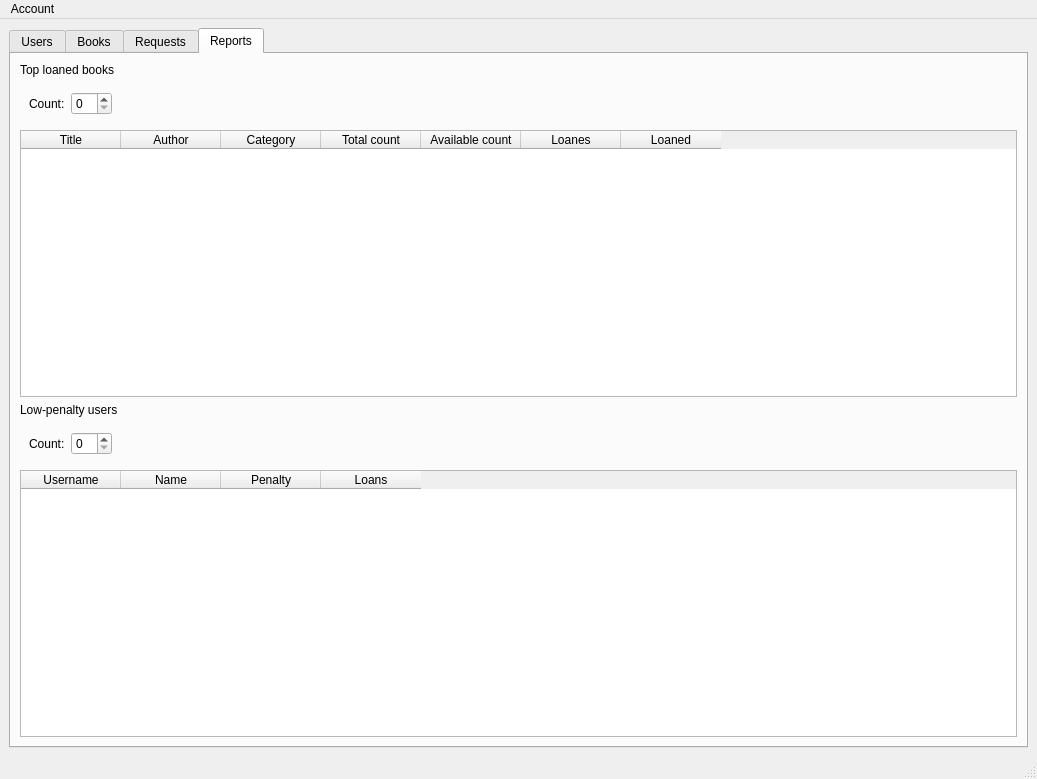
<?xml version="1.0" encoding="UTF-8"?>
<ui version="4.0">
 <class>MainWindow</class>
 <widget class="QMainWindow" name="MainWindow">
  <property name="enabled">
   <bool>true</bool>
  </property>
  <property name="geometry">
   <rect>
    <x>0</x>
    <y>0</y>
    <width>1037</width>
    <height>779</height>
   </rect>
  </property>
  <property name="windowTitle">
   <string>BookFlow</string>
  </property>
  <widget class="QWidget" name="centralwidget">
   <layout class="QHBoxLayout" name="horizontalLayout">
    <item>
     <widget class="QTabWidget" name="tabWidget">
      <property name="currentIndex">
       <number>3</number>
      </property>
      <widget class="QWidget" name="tabUsers">
       <attribute name="title">
        <string>Users</string>
       </attribute>
       <layout class="QHBoxLayout" name="horizontalLayout_2">
        <item>
         <widget class="QWidget" name="widget" native="true">
          <layout class="QVBoxLayout" name="verticalLayout">
           <item>
            <layout class="QFormLayout" name="formLayout">
             <item row="0" column="0">
              <widget class="QLabel" name="label">
               <property name="text">
                <string>Username:</string>
               </property>
              </widget>
             </item>
             <item row="0" column="1">
              <widget class="QLineEdit" name="lineEditUsername"/>
             </item>
             <item row="1" column="0">
              <widget class="QLabel" name="label_2">
               <property name="text">
                <string>Password:</string>
               </property>
              </widget>
             </item>
             <item row="1" column="1">
              <widget class="QLineEdit" name="lineEditPassword">
               <property name="echoMode">
                <enum>QLineEdit::EchoMode::Password</enum>
               </property>
              </widget>
             </item>
             <item row="2" column="0">
              <widget class="QLabel" name="label_3">
               <property name="text">
                <string>Full Name:</string>
               </property>
              </widget>
             </item>
             <item row="2" column="1">
              <widget class="QLineEdit" name="lineEditName"/>
             </item>
             <item row="3" column="0">
              <widget class="QLabel" name="label_4">
               <property name="text">
                <string>Role:</string>
               </property>
              </widget>
             </item>
             <item row="3" column="1">
              <widget class="QComboBox" name="comboBoxRole">
               <item>
                <property name="text">
                 <string>Admin</string>
                </property>
               </item>
               <item>
                <property name="text">
                 <string>Librarian</string>
                </property>
               </item>
               <item>
                <property name="text">
                 <string>User</string>
                </property>
               </item>
              </widget>
             </item>
            </layout>
           </item>
           <item>
            <spacer name="verticalSpacer_2">
             <property name="orientation">
              <enum>Qt::Orientation::Vertical</enum>
             </property>
             <property name="sizeHint" stdset="0">
              <size>
               <width>20</width>
               <height>40</height>
              </size>
             </property>
            </spacer>
           </item>
           <item>
            <widget class="QWidget" name="widget_2" native="true">
             <layout class="QHBoxLayout" name="horizontalLayout_3">
              <item>
               <widget class="QPushButton" name="pushButtonAdduser">
                <property name="text">
                 <string>Add User</string>
                </property>
               </widget>
              </item>
              <item>
               <widget class="QPushButton" name="pushButtonDelete">
                <property name="text">
                 <string>Delete selected</string>
                </property>
               </widget>
              </item>
              <item>
               <widget class="QPushButton" name="pushButtonEnable">
                <property name="text">
                 <string>Enable selected</string>
                </property>
               </widget>
              </item>
              <item>
               <widget class="QPushButton" name="pushButtonDisable">
                <property name="text">
                 <string>Disable selected</string>
                </property>
               </widget>
              </item>
              <item>
               <widget class="QPushButton" name="pushButtonRefresh">
                <property name="text">
                 <string>Refresh</string>
                </property>
               </widget>
              </item>
             </layout>
            </widget>
           </item>
          </layout>
         </widget>
        </item>
        <item>
         <widget class="QTableWidget" name="tableWidgetUsers">
          <column>
           <property name="text">
            <string>Username</string>
           </property>
          </column>
          <column>
           <property name="text">
            <string>Name</string>
           </property>
          </column>
          <column>
           <property name="text">
            <string>Role</string>
           </property>
          </column>
          <column>
           <property name="text">
            <string>Status</string>
           </property>
          </column>
          <column>
           <property name="text">
            <string>Penalty</string>
           </property>
          </column>
          <column>
           <property name="text">
            <string>Loans</string>
           </property>
          </column>
         </widget>
        </item>
       </layout>
      </widget>
      <widget class="QWidget" name="tabBooks">
       <attribute name="title">
        <string>Books</string>
       </attribute>
       <layout class="QHBoxLayout" name="horizontalLayout_6">
        <item>
         <widget class="QWidget" name="widget_4" native="true">
          <layout class="QHBoxLayout" name="horizontalLayout_4"/>
         </widget>
        </item>
        <item>
         <widget class="QWidget" name="widget_3" native="true">
          <layout class="QVBoxLayout" name="verticalLayout_2">
           <item>
            <widget class="QLabel" name="label_5">
             <property name="text">
              <string>Book details</string>
             </property>
            </widget>
           </item>
           <item>
            <layout class="QFormLayout" name="formLayout_2">
             <item row="0" column="0">
              <widget class="QLabel" name="label_6">
               <property name="text">
                <string>TItle:</string>
               </property>
              </widget>
             </item>
             <item row="1" column="0">
              <widget class="QLabel" name="label_7">
               <property name="text">
                <string>Author:</string>
               </property>
              </widget>
             </item>
             <item row="2" column="0">
              <widget class="QLabel" name="label_8">
               <property name="text">
                <string>Category:</string>
               </property>
              </widget>
             </item>
             <item row="3" column="0">
              <widget class="QLabel" name="label_9">
               <property name="text">
                <string>Total count:</string>
               </property>
              </widget>
             </item>
             <item row="0" column="1">
              <widget class="QLineEdit" name="lineEditTitle"/>
             </item>
             <item row="1" column="1">
              <widget class="QLineEdit" name="lineEditAuthor"/>
             </item>
             <item row="2" column="1">
              <widget class="QLineEdit" name="lineEditCategory"/>
             </item>
             <item row="3" column="1">
              <widget class="QSpinBox" name="spinBoxTotalcount"/>
             </item>
            </layout>
           </item>
           <item>
            <widget class="QLabel" name="label_11">
             <property name="text">
              <string>Search filters</string>
             </property>
            </widget>
           </item>
           <item>
            <layout class="QFormLayout" name="formLayout_3">
             <item row="0" column="0">
              <widget class="QLabel" name="label_10">
               <property name="text">
                <string>Tiltle:</string>
               </property>
              </widget>
             </item>
             <item row="0" column="1">
              <widget class="QLineEdit" name="lineEditTitle2"/>
             </item>
             <item row="1" column="0">
              <widget class="QLabel" name="label_12">
               <property name="text">
                <string>Author</string>
               </property>
              </widget>
             </item>
             <item row="1" column="1">
              <widget class="QLineEdit" name="lineEditAuthor2"/>
             </item>
             <item row="2" column="0">
              <widget class="QLabel" name="label_13">
               <property name="text">
                <string>Category:</string>
               </property>
              </widget>
             </item>
             <item row="2" column="1">
              <widget class="QLineEdit" name="lineEditCategory2"/>
             </item>
            </layout>
           </item>
           <item>
            <widget class="QWidget" name="widget_5" native="true">
             <layout class="QHBoxLayout" name="horizontalLayout_5">
              <item>
               <widget class="QPushButton" name="pushButtonSearch">
                <property name="text">
                 <string>Search</string>
                </property>
               </widget>
              </item>
              <item>
               <widget class="QPushButton" name="pushButtonClear2">
                <property name="text">
                 <string>Clear search</string>
                </property>
               </widget>
              </item>
             </layout>
            </widget>
           </item>
           <item>
            <spacer name="verticalSpacer">
             <property name="orientation">
              <enum>Qt::Orientation::Vertical</enum>
             </property>
             <property name="sizeHint" stdset="0">
              <size>
               <width>20</width>
               <height>40</height>
              </size>
             </property>
            </spacer>
           </item>
           <item>
            <widget class="QWidget" name="widget_6" native="true">
             <layout class="QHBoxLayout" name="horizontalLayout_7">
              <item>
               <widget class="QPushButton" name="pushButtonAdd">
                <property name="text">
                 <string>Add</string>
                </property>
               </widget>
              </item>
              <item>
               <widget class="QPushButton" name="pushButtonEditselected">
                <property name="text">
                 <string>Edit selected</string>
                </property>
               </widget>
              </item>
              <item>
               <widget class="QPushButton" name="pushButtonDeleteselected">
                <property name="text">
                 <string>Delete selected</string>
                </property>
               </widget>
              </item>
              <item>
               <widget class="QPushButton" name="pushButtonClear">
                <property name="text">
                 <string>Clear</string>
                </property>
               </widget>
              </item>
              <item>
               <widget class="QPushButton" name="Refresh">
                <property name="text">
                 <string>Refresh</string>
                </property>
               </widget>
              </item>
             </layout>
            </widget>
           </item>
          </layout>
         </widget>
        </item>
        <item>
         <widget class="QTableWidget" name="tableWidgetBooks">
          <column>
           <property name="text">
            <string>Title</string>
           </property>
          </column>
          <column>
           <property name="text">
            <string>Author</string>
           </property>
          </column>
          <column>
           <property name="text">
            <string>Category</string>
           </property>
          </column>
          <column>
           <property name="text">
            <string>Total count</string>
           </property>
          </column>
          <column>
           <property name="text">
            <string>Available count</string>
           </property>
          </column>
          <column>
           <property name="text">
            <string>Loans</string>
           </property>
          </column>
          <column>
           <property name="text">
            <string>Loaned</string>
           </property>
          </column>
         </widget>
        </item>
       </layout>
      </widget>
      <widget class="QWidget" name="tabRequests">
       <attribute name="title">
        <string>Requests</string>
       </attribute>
       <layout class="QVBoxLayout" name="verticalLayout_3">
        <item>
         <widget class="QWidget" name="widget_7" native="true">
          <layout class="QHBoxLayout" name="horizontalLayout_8">
           <item>
            <widget class="QLabel" name="label_14">
             <property name="text">
              <string>Username Contains:</string>
             </property>
            </widget>
           </item>
           <item>
            <widget class="QLineEdit" name="lineEditUsername2"/>
           </item>
           <item>
            <widget class="QLabel" name="label_15">
             <property name="text">
              <string>Status:</string>
             </property>
            </widget>
           </item>
           <item>
            <widget class="QComboBox" name="comboBoxStatus">
             <item>
              <property name="text">
               <string>All</string>
              </property>
             </item>
             <item>
              <property name="text">
               <string>Accepted</string>
              </property>
             </item>
             <item>
              <property name="text">
               <string>Rejected</string>
              </property>
             </item>
             <item>
              <property name="text">
               <string>Pending</string>
              </property>
             </item>
            </widget>
           </item>
           <item>
            <widget class="QPushButton" name="pushButtonLoad">
             <property name="text">
              <string>Load</string>
             </property>
            </widget>
           </item>
           <item>
            <spacer name="horizontalSpacer_2">
             <property name="orientation">
              <enum>Qt::Orientation::Horizontal</enum>
             </property>
             <property name="sizeHint" stdset="0">
              <size>
               <width>40</width>
               <height>20</height>
              </size>
             </property>
            </spacer>
           </item>
          </layout>
         </widget>
        </item>
        <item>
         <widget class="QTableWidget" name="tableWidgetRequests">
          <column>
           <property name="text">
            <string>Username</string>
           </property>
          </column>
          <column>
           <property name="text">
            <string>Title</string>
           </property>
          </column>
          <column>
           <property name="text">
            <string>Author</string>
           </property>
          </column>
          <column>
           <property name="text">
            <string>Loanes</string>
           </property>
          </column>
          <column>
           <property name="text">
            <string>Category</string>
           </property>
          </column>
          <column>
           <property name="text">
            <string>Total count</string>
           </property>
          </column>
          <column>
           <property name="text">
            <string>Available count</string>
           </property>
          </column>
          <column>
           <property name="text">
            <string>Loans (book)</string>
           </property>
          </column>
          <column>
           <property name="text">
            <string>Loaned</string>
           </property>
          </column>
          <column>
           <property name="text">
            <string>Type</string>
           </property>
          </column>
          <column>
           <property name="text">
            <string>Status</string>
           </property>
          </column>
          <column>
           <property name="text">
            <string>Request date</string>
           </property>
          </column>
          <column>
           <property name="text">
            <string>Duration</string>
           </property>
          </column>
          <column>
           <property name="text">
            <string/>
           </property>
          </column>
         </widget>
        </item>
       </layout>
      </widget>
      <widget class="QWidget" name="tab">
       <attribute name="title">
        <string>Reports</string>
       </attribute>
       <layout class="QVBoxLayout" name="verticalLayout_4">
        <item>
         <widget class="QLabel" name="label_16">
          <property name="text">
           <string>Top loaned books</string>
          </property>
         </widget>
        </item>
        <item>
         <widget class="QWidget" name="widget_8" native="true">
          <layout class="QHBoxLayout" name="horizontalLayout_9">
           <item>
            <widget class="QLabel" name="label_17">
             <property name="text">
              <string>Count:</string>
             </property>
            </widget>
           </item>
           <item>
            <widget class="QSpinBox" name="spinBoxLoaned"/>
           </item>
           <item>
            <spacer name="horizontalSpacer">
             <property name="orientation">
              <enum>Qt::Orientation::Horizontal</enum>
             </property>
             <property name="sizeHint" stdset="0">
              <size>
               <width>40</width>
               <height>20</height>
              </size>
             </property>
            </spacer>
           </item>
          </layout>
         </widget>
        </item>
        <item>
         <widget class="QTableWidget" name="tableWidget">
          <column>
           <property name="text">
            <string>Title</string>
           </property>
          </column>
          <column>
           <property name="text">
            <string>Author</string>
           </property>
          </column>
          <column>
           <property name="text">
            <string>Category</string>
           </property>
          </column>
          <column>
           <property name="text">
            <string>Total count</string>
           </property>
          </column>
          <column>
           <property name="text">
            <string>Available count</string>
           </property>
          </column>
          <column>
           <property name="text">
            <string>Loanes</string>
           </property>
          </column>
          <column>
           <property name="text">
            <string>Loaned</string>
           </property>
          </column>
         </widget>
        </item>
        <item>
         <widget class="QLabel" name="label_19">
          <property name="text">
           <string>Low-penalty users</string>
          </property>
         </widget>
        </item>
        <item>
         <widget class="QWidget" name="widget_9" native="true">
          <layout class="QHBoxLayout" name="horizontalLayout_10">
           <item>
            <widget class="QLabel" name="label_18">
             <property name="text">
              <string>Count:</string>
             </property>
            </widget>
           </item>
           <item>
            <widget class="QSpinBox" name="spinBoxPenalty"/>
           </item>
           <item>
            <spacer name="horizontalSpacer_3">
             <property name="orientation">
              <enum>Qt::Orientation::Horizontal</enum>
             </property>
             <property name="sizeHint" stdset="0">
              <size>
               <width>40</width>
               <height>20</height>
              </size>
             </property>
            </spacer>
           </item>
          </layout>
         </widget>
        </item>
        <item>
         <widget class="QTableWidget" name="tableWidget_2">
          <column>
           <property name="text">
            <string>Username</string>
           </property>
          </column>
          <column>
           <property name="text">
            <string>Name</string>
           </property>
          </column>
          <column>
           <property name="text">
            <string>Penalty</string>
           </property>
          </column>
          <column>
           <property name="text">
            <string>Loans</string>
           </property>
          </column>
         </widget>
        </item>
       </layout>
      </widget>
     </widget>
    </item>
   </layout>
  </widget>
  <widget class="QMenuBar" name="menubar">
   <property name="geometry">
    <rect>
     <x>0</x>
     <y>0</y>
     <width>1037</width>
     <height>27</height>
    </rect>
   </property>
   <widget class="QMenu" name="menuAccount">
    <property name="title">
     <string>Account</string>
    </property>
    <addaction name="actionLogin"/>
   </widget>
   <addaction name="menuAccount"/>
  </widget>
  <widget class="QStatusBar" name="statusbar"/>
  <action name="actionLogin">
   <property name="text">
    <string>Logout</string>
   </property>
  </action>
 </widget>
 <resources/>
 <connections/>
</ui>
